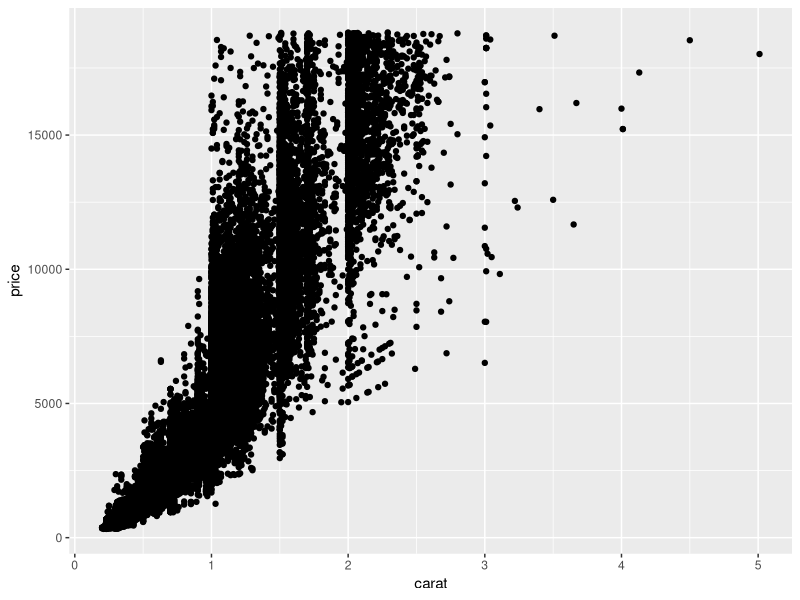
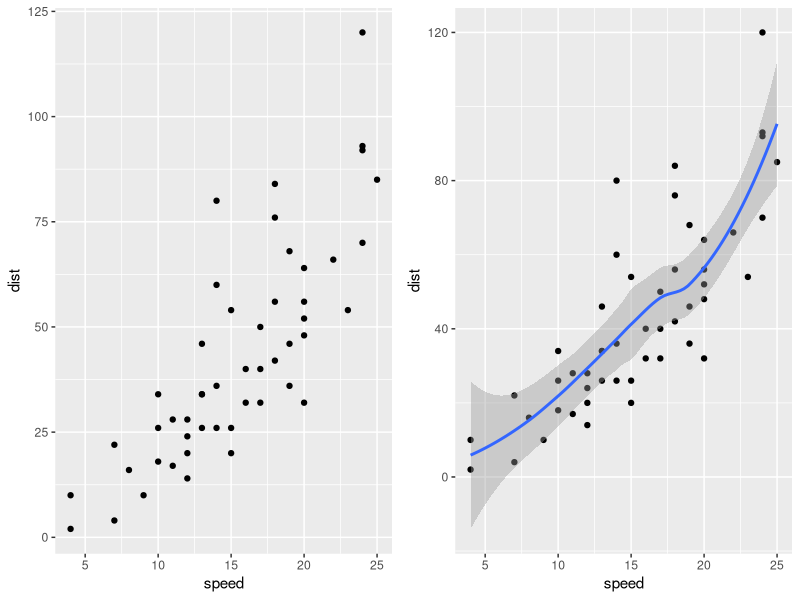
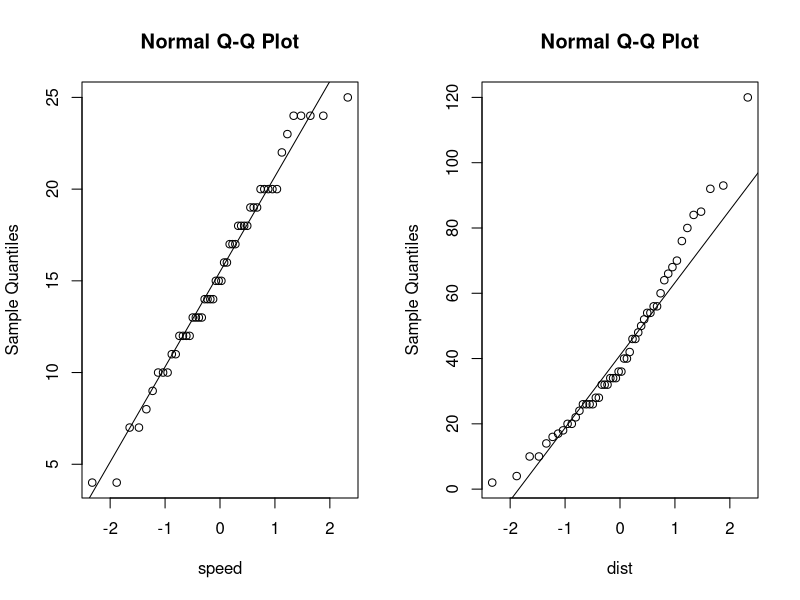
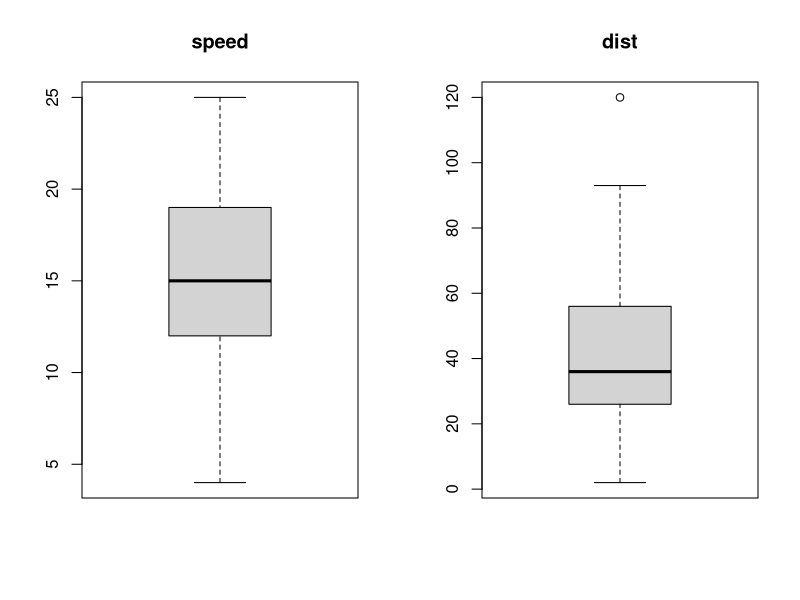
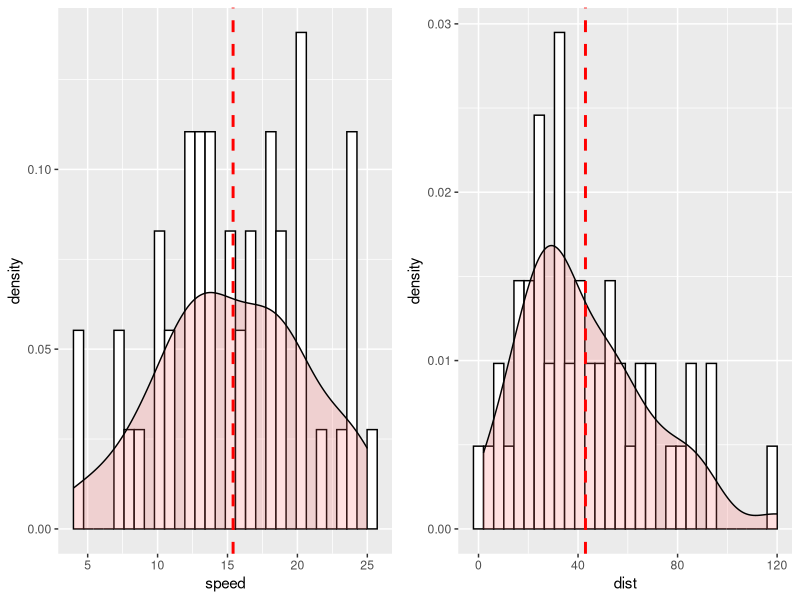
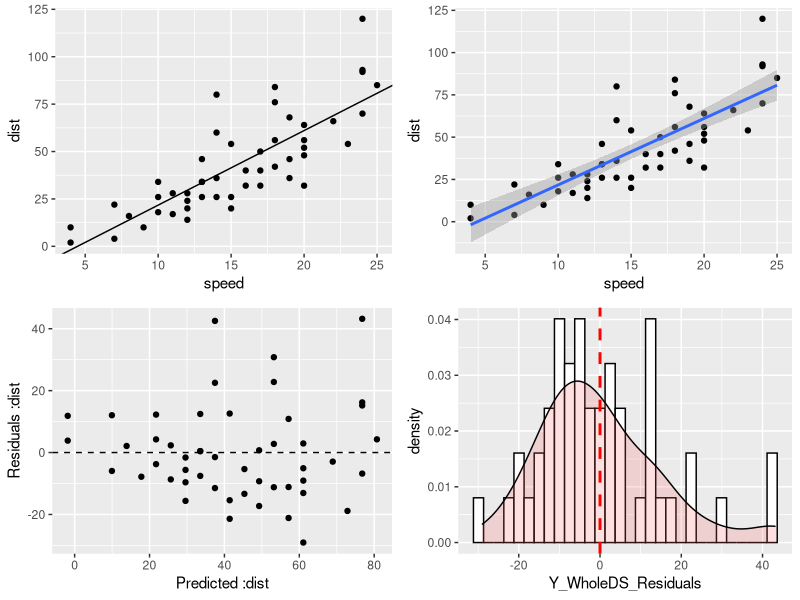
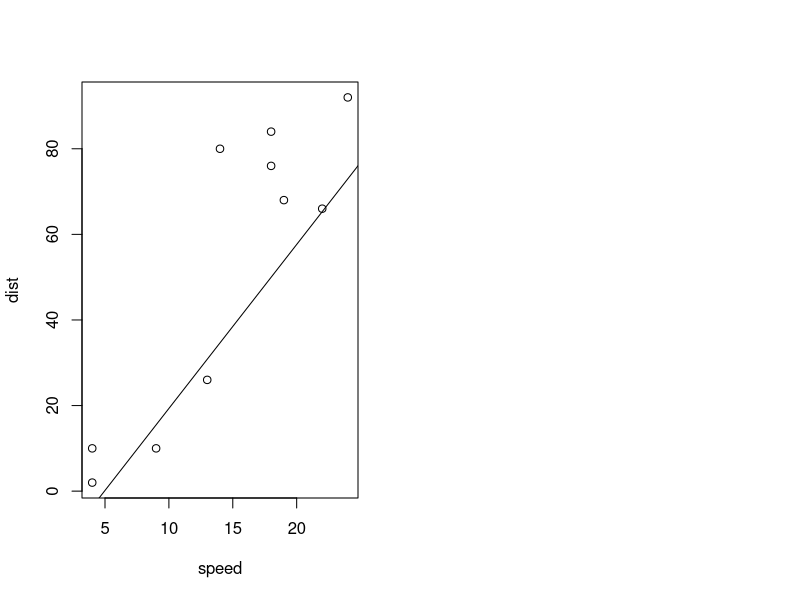
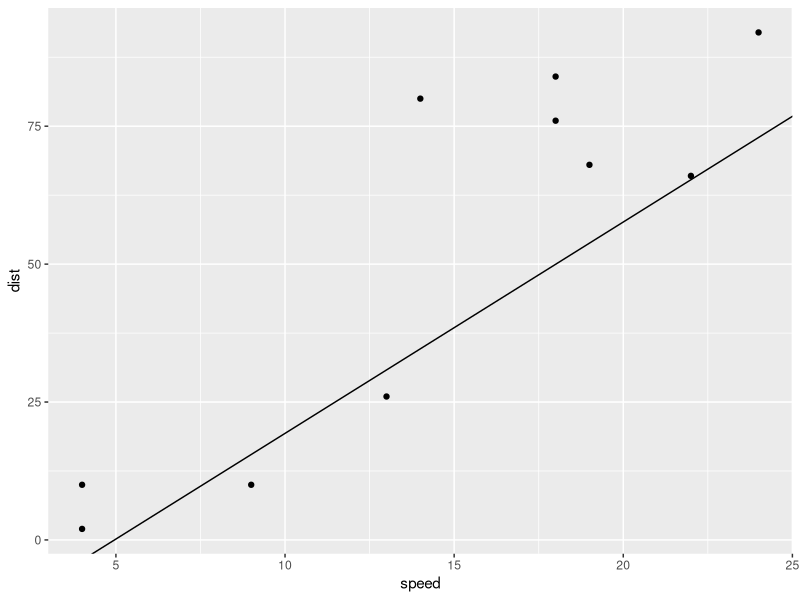

Reproduce these figures in R, in order.
## ---- chunk 1
knitr::opts_chunk$set(echo = TRUE)
## ---- chunk 2
#install.packages("tidyverse")
#install.packages("gridExtra")
library(tidyverse)
library(gridExtra)
## ---- chunk 3
diamonds

ggplot(diamonds, aes(x=carat, y=price)) +
  geom_point()

## ---- chunk 4

ds.response.variable <- "dist"
ds.predictor.variable <- "speed"
ds.source <- cars
ds.example.need.to.predict <- c(25,26,27,28,29,30)


# ds.response.variable <- 'Sepal.Length'
# ds.predictor.variable <- 'Petal.Length'
# ds.source <- iris
# ds.example.need.to.predict <- c(7.0)

# ds.response.variable <- 'Performance'
# ds.predictor.variable <- 'Aptitude'
# ds.source <- data.frame(Aptitude = c( 45, 81, 65, 87, 68, 91, 77, 61, 55, 66, 82, 93, 76, 83, 61, 74),
#                         Performance = c( 56, 74, 56, 81, 75, 84, 68, 52, 57, 82, 73, 90,67, 79, 70, 66))
# ds.example.need.to.predict <- c(100)


#-------------------
ds <- ds.source[, c(ds.predictor.variable, ds.response.variable)]
names(ds) <- c("X", "Y")
head(ds)
summary(ds)




p1 <- ggplot(ds, aes(x=X, y=Y)) +
  geom_point() +
  labs(x=ds.predictor.variable, y=ds.response.variable)

p2 <- ggplot(ds, aes(x=X, y=Y)) +
  geom_point() +
  geom_smooth() +
  labs(x=ds.predictor.variable, y=ds.response.variable)

grid.arrange(p1, p2, ncol=2)


#normality check
par(mfrow=c(1,2))
qqnorm(ds$X, xlab = ds.predictor.variable)
qqline(ds$X)
qqnorm(ds$Y, xlab = ds.response.variable)
qqline(ds$Y)

#outliers
par(mfrow=c(1,2))
boxplot(ds$X, main=ds.predictor.variable)
boxplot(ds$Y, main=ds.response.variable)


#check normal distribution
p1 <- ggplot(data = NULL, aes(x = ds$X)) +
        geom_histogram(aes(y = ..density..), colour="black", fill="white") +
        geom_density(alpha=.2, fill="#FF6666") +
        geom_vline(aes(xintercept=mean(ds$X, na.rm = T)), color="red", linetype="dashed", size=1) +
        labs(x=ds.predictor.variable)
  

p2 <- ggplot(data = NULL, aes(x = ds$Y)) +
        geom_histogram(aes(y = ..density..), colour="black", fill="white") +
        geom_density(alpha=.2, fill="#FF6666") +
        geom_vline(aes(xintercept=mean(ds$Y, na.rm = T)), color="red", linetype="dashed", size=1) +
        labs(x=ds.response.variable)

grid.arrange(p1, p2, ncol=2)

#correlation
cor(ds$X, ds$Y)

#Simple linear model
#response~independent
model_simplelm <- lm(Y~X, data = ds)
summary(model_simplelm)

ds$Y_WholeDS_Prediction <- fitted(model_simplelm)
ds$Y_WholeDS_Residuals <- residuals(model_simplelm)

ds


p1 <- ggplot(ds, aes(x = X, y = Y)) +
    geom_point() +
    geom_abline(intercept = model_simplelm$coefficients[1], slope = model_simplelm$coefficients[2]) +
    labs(x=ds.predictor.variable, y=ds.response.variable)

#using ggplot2
p2 <- ggplot(model_simplelm, aes(x = X, y = Y)) +
        geom_point() +
        geom_smooth(method = lm) +
        labs(x=ds.predictor.variable, y= ds.response.variable)


p3 <- ggplot(model_simplelm, aes( x = ds$Y_WholeDS_Prediction, y = ds$Y_WholeDS_Residuals)) +
        geom_point() +
        geom_hline( yintercept = 0, linetype = "dashed" ) +
        labs(x=paste0('Predicted :', ds.response.variable), y=paste0('Residuals :' , ds.response.variable))

p4 <- ggplot(ds, aes(x = Y_WholeDS_Residuals)) +
  geom_histogram(aes(y = ..density..), colour="black", fill="white") +
  geom_density(alpha=.2, fill="#FF6666") +
  geom_vline(aes(xintercept=mean(Y_WholeDS_Residuals, na.rm = T)), color="red", linetype="dashed", size=1)

# grid.arrange(
#   grid.arrange(p1, p2, ncol = 2),
#   grid.arrange(p3, ncol = 1) ,
#     nrow = 2
# )

grid.arrange(p1,p2,p3,p4, layout_matrix = rbind(c(1,2),c(3,4)))

## ---- chunk 5

set.seed(123)
#split training and sample data
ds.training.index <- sample(1:nrow(ds), 0.8*nrow(ds))
ds.training <- ds[ds.training.index,]
ds.test <- ds[-ds.training.index,]

#buil model based on training data
ds.training.fit <- lm(Y~X, data = ds.training)
summary(ds.training.fit)
ds.training.pred <- data.frame (ds.training , Y_Prediction = fitted(ds.training.fit), Y_Residuals =residuals(ds.training.fit))

ds.training.pred

#test data prediction
ds.test$Y_predicted <- predict(ds.training.fit, ds.test)


#display result
ds.test[, c('X', 'Y', 'Y_predicted')]


plot(ds.test$X, ds.test$Y, xlab = ds.predictor.variable, ylab = ds.response.variable)
abline(ds.training.fit)

ds.training.fit$coefficients
ds.training.fit$coefficients[1] #intercept
ds.training.fit$coefficients[2] #slope

ggplot(ds.test, aes(x = X, y = Y)) +
  geom_point() +
  geom_abline(intercept = ds.training.fit$coefficients[1], slope = ds.training.fit$coefficients[2]) +
  labs(x=ds.predictor.variable, y=ds.response.variable)


#single value prediction

ds.example.predicted <- predict(ds.training.fit, data.frame(X = ds.example.need.to.predict))
data.frame(X=ds.example.need.to.predict, ds.example.predicted)

